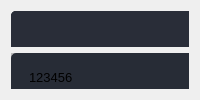
                  <widget class="QWidget" name="page_home">
                   <layout class="QVBoxLayout" name="verticalLayout_10">
                    <item>
                     <widget class="QFrame" name="frame_8">
                      <property name="maximumSize">
                       <size>
                        <width>16777215</width>
                        <height>150</height>
                       </size>
                      </property>
                      <property name="styleSheet">
                       <string notr="true">background-color: rgb(41, 45, 56);
border-radius: 5px;</string>
                      </property>
                      <property name="frameShape">
                       <enum>QFrame::StyledPanel</enum>
                      </property>
                      <property name="frameShadow">
                       <enum>QFrame::Raised</enum>
                      </property>
                      <widget class="QWidget" name="gridLayoutWidget">
                       <property name="geometry">
                        <rect>
                         <x>0</x>
                         <y>0</y>
                         <width>881</width>
                         <height>142</height>
                        </rect>
                       </property>
                       <layout class="QGridLayout" name="gridLayout_3">
                        <item row="2" column="0">
                         <widget class="QLabel" name="total_conteiners">
                          <property name="font">
                           <font>
                            <family>Segoe UI</family>
                            <pointsize>12</pointsize>
                            <weight>75</weight>
                            <bold>true</bold>
                           </font>
                          </property>
                          <property name="styleSheet">
                           <string notr="true">padding: 10%;</string>
                          </property>
                          <property name="text">
                           <string>Total Conteiners: (total)</string>
                          </property>
                         </widget>
                        </item>
                        <item row="2" column="1">
                         <widget class="QLabel" name="label_null">
                          <property name="text">
                           <string/>
                          </property>
                         </widget>
                        </item>
                        <item row="2" column="2" alignment="Qt::AlignHCenter">
                         <widget class="QLabel" name="engine_status">
                          <property name="font">
                           <font>
                            <family>Segoe UI</family>
                            <pointsize>12</pointsize>
                            <weight>50</weight>
                            <bold>false</bold>
                            <kerning>true</kerning>
                           </font>
                          </property>
                          <property name="text">
                           <string>Docker Engine: (Status)</string>
                          </property>
                         </widget>
                        </item>
                        <item row="1" column="0" colspan="2">
                         <widget class="QLabel" name="logo_text">
                          <property name="text">
                           <string/>
                          </property>
                          <property name="pixmap">
                           <pixmap>../images/textOctopus.png</pixmap>
                          </property>
                         </widget>
                        </item>
                        <item row="1" column="2" alignment="Qt::AlignHCenter|Qt::AlignVCenter">
                         <widget class="QPushButton" name="refresh_btn">
                          <property name="font">
                           <font>
                            <family>Segoe UI</family>
                            <pointsize>14</pointsize>
                           </font>
                          </property>
                          <property name="styleSheet">
                           <string notr="true">QPushButton {
	border: 2px solid rgb(52, 59, 72);
	border-radius: 5px;	
	padding: 5%;
	background-color: rgb(52, 59, 72);
}
QPushButton:hover {
	background-color: rgb(57, 65, 80);
	border: 2px solid rgb(61, 70, 86);
}
QPushButton:pressed {	
	background-color: rgb(35, 40, 49);
	border: 2px solid rgb(43, 50, 61);
}</string>
                          </property>
                          <property name="text">
                           <string>Refresh</string>
                          </property>
                         </widget>
                        </item>
                       </layout>
                      </widget>
                     </widget>
                    </item>
                    <item>
                     <widget class="QFrame" name="frame_7">
                      <property name="styleSheet">
                       <string notr="true"/>
                      </property>
                      <property name="frameShape">
                       <enum>QFrame::StyledPanel</enum>
                      </property>
                      <property name="frameShadow">
                       <enum>QFrame::Raised</enum>
                      </property>
                      <widget class="QTableWidget" name="conteiner_table">
                       <property name="geometry">
                        <rect>
                         <x>0</x>
                         <y>0</y>
                         <width>891</width>
                         <height>426</height>
                        </rect>
                       </property>
                       <property name="font">
                        <font>
                         <pointsize>10</pointsize>
                        </font>
                       </property>
                       <property name="layoutDirection">
                        <enum>Qt::LeftToRight</enum>
                       </property>
                       <property name="autoFillBackground">
                        <bool>false</bool>
                       </property>
                       <property name="styleSheet">
                        <string notr="true">QTableWidget {	
	background-color: rgb(39, 44, 54);
	padding: 10px;
	border-radius: 5px;
	gridline-color: rgb(44, 49, 60);
	border-bottom: 1px solid rgb(44, 49, 60);
}
QTableWidget::item{
	border-color: rgb(44, 49, 60);
	padding-left: 5px;
	padding-right: 5px;
	gridline-color: rgb(44, 49, 60);
}
QTableWidget::item:selected{
	background-color: rgb(85, 170, 255);
}
QScrollBar:horizontal {
    border: none;
    background: rgb(52, 59, 72);
    height: 14px;
    margin: 0px 21px 0 21px;
	border-radius: 0px;
}
 QScrollBar:vertical {
	border: none;
    background: rgb(52, 59, 72);
    width: 14px;
    margin: 21px 0 21px 0;
	border-radius: 0px;
 }
QHeaderView::section{
	Background-color: rgb(39, 44, 54);
	max-width: 30px;
	border: 1px solid rgb(44, 49, 60);
	border-style: none;
    border-bottom: 1px solid rgb(44, 49, 60);
    border-right: 1px solid rgb(44, 49, 60);
}
QTableWidget::horizontalHeader {	
	background-color: rgb(81, 255, 0);
}
QHeaderView::section:horizontal
{
    border: 1px solid rgb(32, 34, 42);
	background-color: rgb(27, 29, 35);
	padding: 3px;
	border-top-left-radius: 7px;
    border-top-right-radius: 7px;
}
QHeaderView::section:vertical
{
    border: 1px solid rgb(44, 49, 60);
}
</string>
                       </property>
                       <property name="autoScrollMargin">
                        <number>15</number>
                       </property>
                       <property name="editTriggers">
                        <set>QAbstractItemView::NoEditTriggers</set>
                       </property>
                       <property name="dragDropOverwriteMode">
                        <bool>false</bool>
                       </property>
                       <property name="showGrid">
                        <bool>true</bool>
                       </property>
                       <property name="gridStyle">
                        <enum>Qt::SolidLine</enum>
                       </property>
                       <property name="sortingEnabled">
                        <bool>true</bool>
                       </property>
                       <property name="rowCount">
                        <number>3</number>
                       </property>
                       <property name="columnCount">
                        <number>5</number>
                       </property>
                       <attribute name="horizontalHeaderVisible">
                        <bool>false</bool>
                       </attribute>
                       <attribute name="horizontalHeaderDefaultSectionSize">
                        <number>170</number>
                       </attribute>
                       <attribute name="verticalHeaderVisible">
                        <bool>false</bool>
                       </attribute>
                       <attribute name="verticalHeaderDefaultSectionSize">
                        <number>30</number>
                       </attribute>
                       <attribute name="verticalHeaderHighlightSections">
                        <bool>true</bool>
                       </attribute>
                       <row/>
                       <row/>
                       <row/>
                       <column>
                        <property name="text">
                         <string>Conteiner ID</string>
                        </property>
                       </column>
                       <column>
                        <property name="text">
                         <string>Conteiner Name</string>
                        </property>
                       </column>
                       <column>
                        <property name="text">
                         <string>Exposed Port</string>
                        </property>
                       </column>
                       <column>
                        <property name="text">
                         <string>Status</string>
                        </property>
                       </column>
                       <column>
                        <property name="text">
                         <string>Action</string>
                        </property>
                       </column>
                       <item row="0" column="0">
                        <property name="text">
                         <string>123456</string>
                        </property>
                       </item>
                       <item row="0" column="1">
                        <property name="text">
                         <string>MFAO</string>
                        </property>
                       </item>
                       <item row="0" column="2">
                        <property name="text">
                         <string>8080</string>
                        </property>
                       </item>
                       <item row="0" column="3">
                        <property name="text">
                         <string>Running</string>
                        </property>
                       </item>
                       <item row="0" column="4">
                        <property name="text">
                         <string>btn_action</string>
                        </property>
                       </item>
                       <item row="1" column="0">
                        <property name="text">
                         <string>987654</string>
                        </property>
                       </item>
                       <item row="1" column="1">
                        <property name="text">
                         <string>RISK</string>
                        </property>
                       </item>
                       <item row="1" column="2">
                        <property name="text">
                         <string>8081</string>
                        </property>
                       </item>
                       <item row="1" column="3">
                        <property name="text">
                         <string>Stopped</string>
                        </property>
                       </item>
                       <item row="1" column="4">
                        <property name="text">
                         <string>btn_action</string>
                        </property>
                       </item>
                      </widget>
                     </widget>
                    </item>
                   </layout>
                  </widget>
